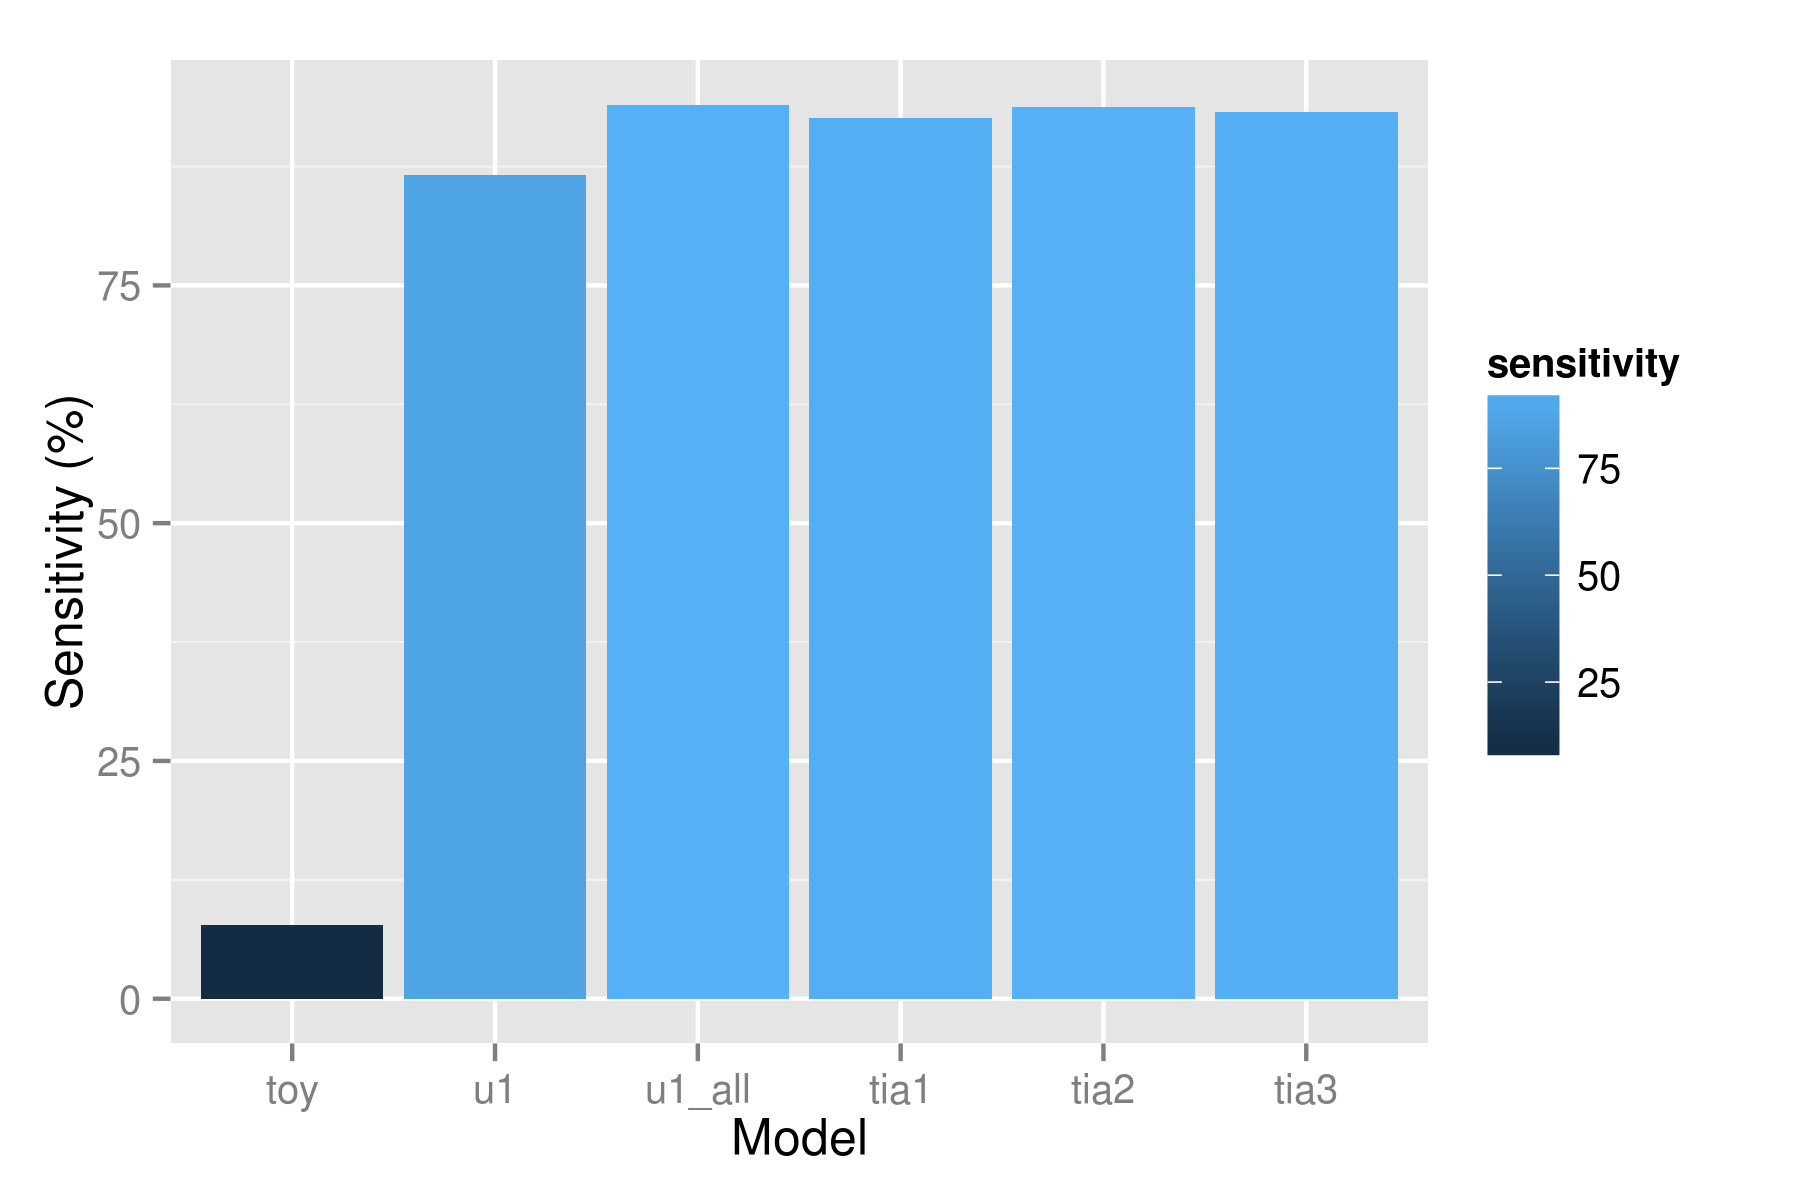

R code for this plot:
library(ggplot2)

a <- read.table('accuracies.txt', header=TRUE)

a$model <- factor(a$model, levels=c("toy", "u1", "u1_all", "tia1", "tia2", "tia3"))

png('./accuracies.png', height=4, width=6, units='in', res=300)

p <- ggplot(data=a, aes(x=model, y=sensitivity, fill=sensitivity)) +
     geom_bar(stat="identity") +
     xlab('Model') +
     ylab('Sensitivity (%)')

print(p)

dev.off()
